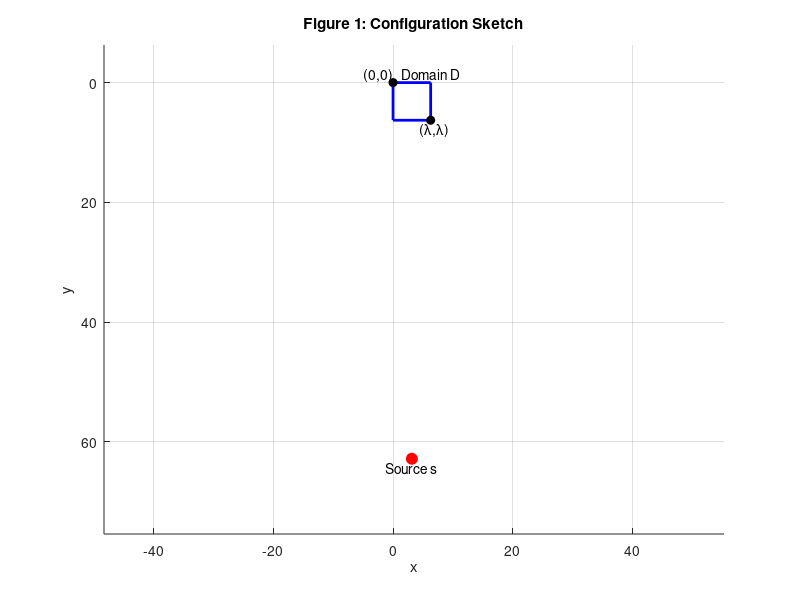
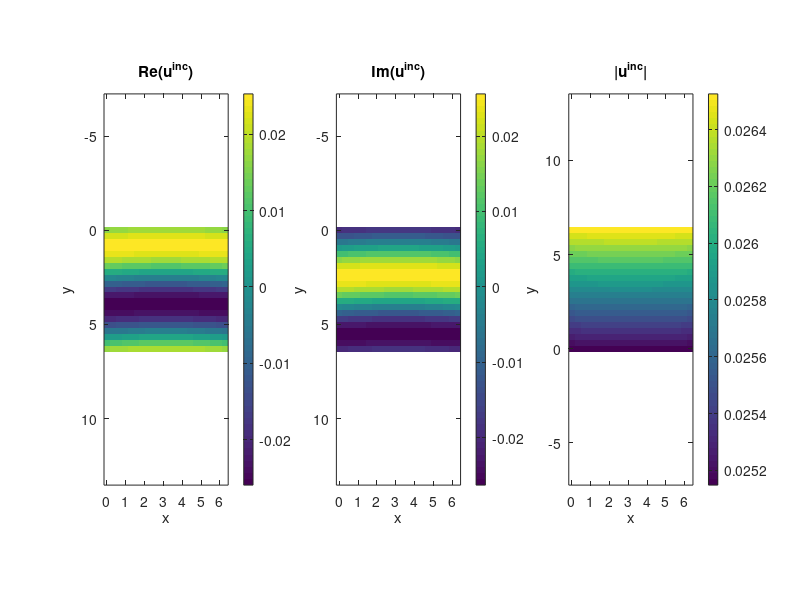
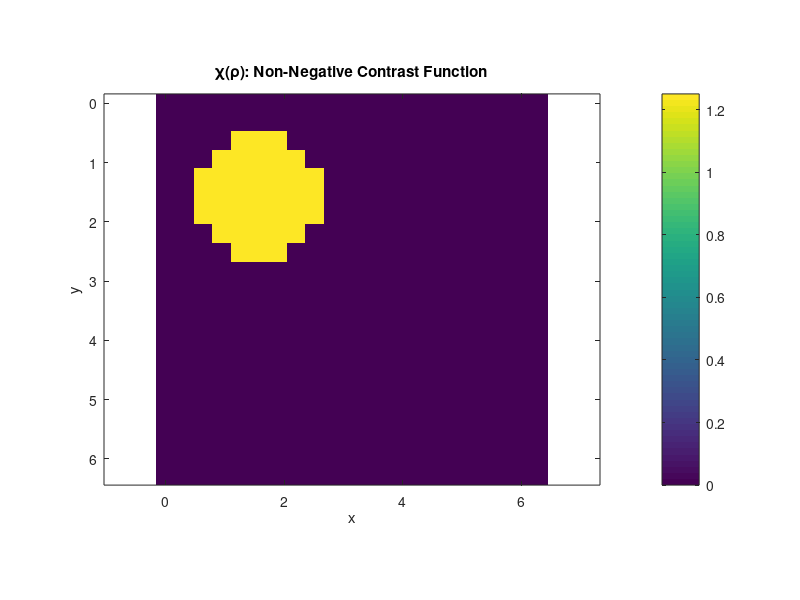
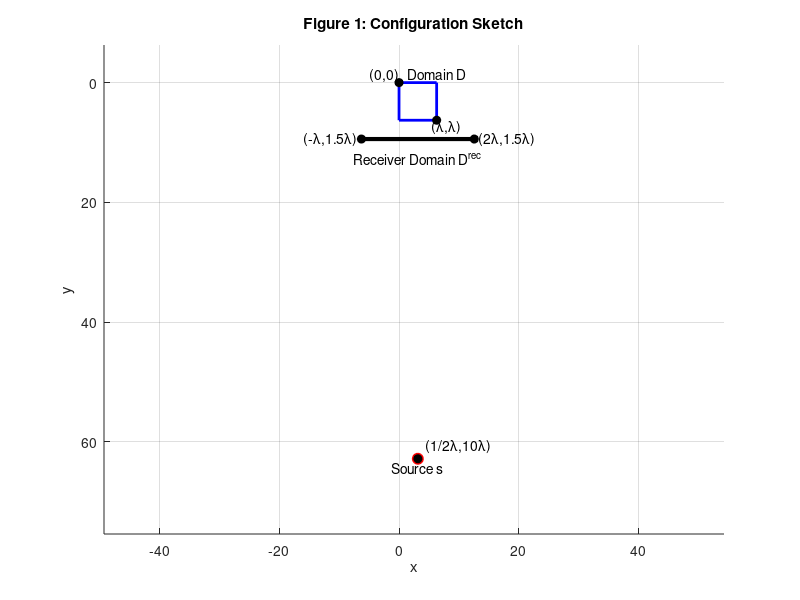

The MATLAB script that drew these images, in order: (Note: this script raises an error after producing the figures.)
%% Hankel function
z = 1 + 1i; % complex input
H = besselh(0, 2, z);
disp(H);

%% Draw object domain and the locate the source 
% STEP 2
kb = 1;
lambda = 2 * pi / kb; % wavefield of the background field

% Rectangle domain (D) corners
x1 = 0; y1 = 0; % upper left corner
x2 = lambda; y2 = lambda; % lower right corner

% Location of the source
sx = 1/2 * lambda;
sy = 10 * lambda;

% Figure
figure; hold on; axis equal;
xlabel('x'); ylabel('y');
title('Figure 1: Configuration Sketch');

% Draw rectangle D
rectangle('Position', [x1, y1, x2 - x1, y2 - y1], 'EdgeColor', 'b', 'LineWidth', 2);
text(x2, -lambda/4, 'Domain D', 'HorizontalAlignment', 'center');

% Mark origin
plot(0, 0, 'ko', 'MarkerFaceColor', 'k');
text(0, -lambda/5, '(0,0)', 'HorizontalAlignment', 'right');

% Mark right corner
plot(lambda, lambda, 'ko', 'MarkerFaceColor', 'k');
text(lambda+ lambda/2, lambda+lambda/4, '({\lambda},{\lambda})', 'HorizontalAlignment', 'right');

% Plot source location
plot(sx, sy, 'ro', 'MarkerSize', 8, 'MarkerFaceColor', 'r');
text(sx, sy + lambda/4, 'Source s', 'HorizontalAlignment', 'center');

% Optional: draw a line from source to domain
%line([sx, x2], [sy, y2], 'Color', [0.5 0.5 0.5], 'LineStyle', '--');

% Adjust axis
%xlim([-lambda, sx + lambda]);
ylim([-sy/10, sy + 2*lambda]);
set(gca, 'YDir', 'reverse');  % because y increases downward
grid on

%% STEP 5
h = lambda / 20; % Grid spacing
x = 0:h:lambda; % x coordinates (21 points)
y = 0:h:lambda; % y coordinates (21 points)
Nx = length(x);
Ny = length(y);

[X, Y] = meshgrid(x, y);   % Y increases downwards by default in images
%% STEP 6
% Compute |ro - ro_s| at each grid point
R = sqrt((X - sx).^2 + (Y - sy).^2);

% Compute the incident field (2D array) using Hankel function of the second kind, order 0
u_inc = -1j/4 * besselh(0, 2, kb * R);  % H_0^(2)(kb * R)

% Plot real, imag and absolute values
figure;

% Real part
subplot(1,3,1);
imagesc(x, y, real(u_inc));
axis equal tight;
title('Re(u^{inc})');
xlabel('x'); ylabel('y');
colorbar;

% Imaginary part
subplot(1,3,2);
imagesc(x, y, imag(u_inc));
axis equal tight;
title('Im(u^{inc})');
xlabel('x'); ylabel('y');
colorbar;

% Magnitude
subplot(1,3,3);
imagesc(x, y, abs(u_inc));
axis equal tight;
title('|u^{inc}|');
xlabel('x'); ylabel('y');
colorbar;
% Reverse y-axis to match coordinate system orientation (y increases downward)
set(gca,'YDir','normal');

%% STEP 8
% Spatially varying wavenumber field k(p)
% Define contrast domain (a circular (or a suqare) object in the center of the domain)
% xc = lambda / 2;           % center x
% yc = lambda / 2;           % center y

xc = lambda / 4;          
yc = lambda / 4;           
radius = lambda / 6;       % radius of the object
%side = lambda / 3;         % side length of the square object

% Define wavenumber field k(p)
k_object = 1.5 * kb;       % Higher wavenumber inside the object
k_field = kb * ones(Ny, Nx);  % Initialize as background

% Set k(p) > kb inside the circular object
object_mask = ((X - xc).^2 + (Y - yc).^2) <= radius^2;

%%Set k(p) > kb inside the square object
%object_mask = abs(X - xc) <= side/2 & abs(Y - yc) <= side/2;

k_field(object_mask) = k_object;

% Define non-negative contrast function chi(ro)
chi = (k_field / kb).^2 - 1;

%% STEP 8
% % Smoothly varying kb inside the object (e.g., Gaussian variation)
% % Define contrast domain (a circular (or a suqare) object in the center of the domain)
% xc = lambda / 2;           % center x
% yc = lambda / 2;           % center y
% 
% radius = lambda / 6;       % radius of the object
% 
% % Define wavenumber field k(p)
% k_field = kb * ones(Ny, Nx);  % Initialize as background
% 
% % Set k(p) > kb inside the circular object
% object_mask = ((X - xc).^2 + (Y - yc).^2) <= radius^2;
% 
% dist_from_center = sqrt((X - xc).^2 + (Y - yc).^2);
% kb_variation = 0.5 * exp(-((dist_from_center / radius).^2));  % smoothly varies from 0.5 to 0
% k_field(object_mask) = kb + kb_variation(object_mask);    % variable kb inside object
% 
% % Define non-negative contrast function chi(ro)
% chi = (k_field / kb).^2 - 1;

%% STEP 9
% Plot
figure;
imagesc(x, y, chi);
axis equal tight;
colorbar;
title('\chi(\rho): Non-Negative Contrast Function');
xlabel('x'); ylabel('y');

%% STEP 10
% Define the receiver domain D^{rec} as a line segment
figure; hold on; axis equal;
xlabel('x'); ylabel('y');
title('Figure 1: Configuration Sketch');

% Draw rectangle D
rectangle('Position', [x1, y1, x2 - x1, y2 - y1], 'EdgeColor', 'b', 'LineWidth', 2);
text(x2, -lambda/4, 'Domain D', 'HorizontalAlignment', 'center');

% Mark origin
plot(0, 0, 'ko', 'MarkerFaceColor', 'k');
text(0, -lambda/5, '(0,0)', 'HorizontalAlignment', 'right');

% Mark right corner
plot(lambda, lambda, 'ko', 'MarkerFaceColor', 'k');
text(lambda+ lambda/1.5, lambda+lambda/6, '({\lambda},{\lambda})', 'HorizontalAlignment', 'right');

% Plot source location
plot(sx, sy, 'ro', 'MarkerSize', 8, 'MarkerFaceColor', 'r');
text(sx, sy + lambda/4, 'Source s', 'HorizontalAlignment', 'center');
% Mark source location
plot(sx, sy, 'ko', 'MarkerFaceColor', 'k');
text(sx+lambda/5, sy-lambda/3, '(1/2{\lambda},10{\lambda})', 'HorizontalAlignment', 'left');

% Define the reciever domain
x_D_rec_start = -lambda; % x-coordinate of the start point of receiver domain
x_D_rec_end = 2*lambda; % x-coordinate of the end point of receiver domain
y_D_rec = 1.5*lambda; % y-coordinate of the receiver domain (does not change)
% Draw the D^{rec} in Figure 1
line([x_D_rec_start, x_D_rec_end], [y_D_rec, y_D_rec], 'Color', [0 0 0], 'LineWidth', 3);
%text(2.1*lambda, y_D_rec, 'Receiver Domain D^{rec}', 'HorizontalAlignment', 'left');
text(0.5*lambda, y_D_rec+lambda/2, 'Receiver Domain D^{rec}', 'HorizontalAlignment', 'center');
% Mark left corner
plot(-lambda, 1.5*lambda, 'ko', 'MarkerFaceColor', 'k');
text(-1.1*lambda, y_D_rec, '(-{\lambda},1.5{\lambda})', 'HorizontalAlignment', 'right');
% Mark right corner
plot(2*lambda, 1.5*lambda, 'ko', 'MarkerFaceColor', 'k');
text(2.1*lambda, y_D_rec, '(2{\lambda},1.5{\lambda})', 'HorizontalAlignment', 'left');

% Adjust axis
ylim([-sy/10, sy + 2*lambda]);
set(gca, 'YDir', 'reverse');  % because y increases downward
grid on
%% STEP 11
% Introduce grid on D^{rec}
%x_D_rec_grids = x_D_rec_start : 30*h : x_D_rec_end;
x_D_rec_grids = x_D_rec_start : 3*h : x_D_rec_end;
M = length(x_D_rec_grids);

figure; hold on; axis equal;
xlabel('x'); ylabel('y');
title('Figure 1: Configuration Sketch');

% Draw rectangle D
rectangle('Position', [x1, y1, x2 - x1, y2 - y1], 'EdgeColor', 'b', 'LineWidth', 2);
text(x2, -lambda/4, 'Domain D', 'HorizontalAlignment', 'center');

% Mark origin
plot(0, 0, 'ko', 'MarkerFaceColor', 'k');
text(0, -lambda/5, '(0,0)', 'HorizontalAlignment', 'right');

% Mark right corner
plot(lambda, lambda, 'ko', 'MarkerFaceColor', 'k');
text(lambda+ lambda/6, lambda+lambda/6, '({\lambda},{\lambda})', 'HorizontalAlignment', 'right');

% Define the reciever domain
x_D_rec_start = -lambda; % x-coordinate of the start point of receiver domain
x_D_rec_end = 2*lambda; % x-coordinate of the end point of receiver domain
y_D_rec = 1.5*lambda; % y-coordinate of the receiver domain (does not change)
% Draw the D^{rec} in Figure 1
scatter(x_D_rec_start:3*h: x_D_rec_end, y_D_rec);
%text(2.1*lambda, y_D_rec, 'Receiver Domain D^{rec}', 'HorizontalAlignment', 'left');
text(0.5*lambda, y_D_rec+lambda/4, 'Receiver Domain D^{rec}', 'HorizontalAlignment', 'center');
% Mark left corner
plot(-lambda, 1.5*lambda, 'ko', 'MarkerFaceColor', 'k');
text(-1.1*lambda, y_D_rec, '(-{\lambda},1.5{\lambda})', 'HorizontalAlignment', 'right');
% Mark right corner
plot(2*lambda, 1.5*lambda, 'ko', 'MarkerFaceColor', 'k');
text(2.1*lambda, y_D_rec, '(2{\lambda},1.5{\lambda})', 'HorizontalAlignment', 'left');

% Adjust axis
ylim([-sy/10, sy + 2*lambda]);
set(gca, 'YDir', 'reverse');  % because y increases downward
grid on
%% STEP 13
N = size(chi,1) * size(chi,2);
chi_vec = reshape(chi, [N,1]); % contrast function chi(ro) vector
%% STEP 14
% % Build the system matrix A (M x N)
% % Define voxel area and midpoint values of the grids (voxels)
% area = h^2; % area of a voxel via uniformly grid spacing
% x_midpoint = x/2;
% y_midpoint = y/2;
% 
% [X_midpoint, Y_midpoint] = meshgrid(x_midpoint, y_midpoint);  
% X_midpoint = reshape(X_midpoint, [1, N]);
% Y_midpoint = reshape(Y_midpoint, [1, N]);
% 
% Green_dist = zeros(M,N);
% for m = 1:M  
%     % Compute |ro_m - ro_n'| at each grid point, ro_m -> receiver
%     % locations, ro_n' -> midpoint locations of the voxels
%     row_Green = sqrt((x_D_rec_grids(m) - X_midpoint).^2 + (y_D_rec - Y_midpoint).^2); 
%     Green_dist(m,:) = reshape(row_Green, [1,N]);
% end
% 
% % Compute the Green function (2D array) using Hankel function of the second kind, order 0
% Green_func = -1j/4 * besselh(0, 2, kb * Green_dist);  
% 
% 
% % Compute the incident field (2D array)  distance
% u_inc_dist = sqrt((X_midpoint - sx).^2 + (Y_midpoint - sy).^2); 
% 
% % Compute the incident field (2D array) using Hankel function of the second kind, order 0
% u_inc_discritized = -1j/4 * besselh(0, 2, kb * u_inc_dist);  % H_0^(2)(kb * R)
% 
% A = area * Green_func .* u_inc_discritized;



% Build the system matrix A (M x N)
% Define voxel area and midpoint values of the grids (voxels)
area = h^2; % area of a voxel via uniformly grid spacing
x_fine = 0:(h/2):lambda;      % 41 points: spacing = lambda/40
y_fine = 0:(h/2):lambda;
x_midpoint = x_fine(1:2:end);      % take every second value → 21 points
y_midpoint = y_fine(1:2:end);

[X_midpoint, Y_midpoint] = meshgrid(x_midpoint, y_midpoint);  
Green_dist = zeros(M,N);
for m = 1:M  
    % Compute |ro_m - ro_n'| at each grid point, ro_m -> receiver
    % locations, ro_n' -> midpoint locations of the voxels
    row_Green = sqrt((x_D_rec_grids(m) - X_midpoint).^2 + (y_D_rec - Y_midpoint).^2); 
    Green_dist(m,:) = reshape(row_Green, [1,N]);
end

% Compute the Green function (2D array) using Hankel function of the second kind, order 0
Green_func = -1j/4 * besselh(0, 2, kb * Green_dist); 
% Compute G_s matrix
G_s = kb^2 *area * Green_func;
% Vectorize 2D incident field
u_inc_vec = reshape(u_inc, [N,1]);
%Compute A matrix
A = G_s * diag(u_inc_vec);

rank(A, 1e-3)
%% STEP 15

sing_vals = svd(A);

% Plot singular values
figure() 
plot(1:length(sing_vals), sing_vals, 'x', 'MarkerSize', 10, 'LineWidth', 4); 
xlabel('Index', 'FontSize', 14);
ylabel('Singular Value', 'FontSize', 14);
title('Singular Values of A', 'FontSize', 16);
%set(gca, 'FontSize', 12);
set(gca,'YScale', 'log');
grid on;

%% STEP 16
% Compute the scattered field
u_sc = A * chi_vec;

% STEP 17
% Find minimum norm solution to contrast function vector

%[U_r, S_r, V_r] = svd(A);
chi_vec_mn = pinv(A) * u_sc;

%% STEP 18
% Make an image of the minimum norm solution
chi_mn = reshape(real(chi_vec_mn), [Nx, Ny]);
chi_mn = max(chi_mn, 0);
% Plot
figure;
imagesc(x, y, chi_mn);
axis equal tight;
colorbar;
title('\chi_{mn}(\rho): Minimum Norm Contrast Function');
xlabel('x'); ylabel('y');

%% STEP 19
% Repeat for different M

% Introduce new grid on D^{rec}
h_new = 6*h ; %new uniform grid
x_D_rec_grids_new = x_D_rec_start : h_new : x_D_rec_end;
M_new = length(x_D_rec_grids_new);

% Build the system matrix A (M_new x N)
% Define voxel area and midpoint values of the grids (voxels)
area_new = h_new^2; % area of a voxel via uniformly grid spacing

Green_dist_new = zeros(M_new,N);
for m = 1:M_new  
    % Compute |ro_m - ro_n'| at each grid point, ro_m -> receiver
    % locations, ro_n' -> midpoint locations of the voxels
    row_Green = sqrt((x_D_rec_grids_new(m) - X_midpoint).^2 + (y_D_rec - Y_midpoint).^2); 
    Green_dist_new(m,:) = reshape(row_Green, [1,N]);
end

% Compute the Green function (2D array) using Hankel function of the second kind, order 0
Green_func_new = -1j/4 * besselh(0, 2, kb * Green_dist_new);  

%A_new = area_new * Green_func_new .* u_inc_discritized; %u_inc_discritized does not depend on number of measurements (M)

G_s_new = kb^2 * area_new * Green_func_new;

A_new = G_s_new * diag(u_inc_vec); % u_inc_vec remains the same (independt of number of measurements)

rank(A_new, 1e-3)

sing_vals_new = svd(A_new);

% Plot singular values
figure()
plot(1:length(sing_vals_new), sing_vals_new, 'x', 'MarkerSize', 10, 'LineWidth', 4); 
xlabel('Index', 'FontSize', 14);
ylabel('Singular Value', 'FontSize', 14);
title('Singular Values of A', 'FontSize', 16);
%set(gca, 'FontSize', 12);
set(gca,'YScale', 'log');
grid on;

% Compute the scattered field
u_sc_new = A_new * chi_vec;


% Find minimum norm solution to contrast function vector
chi_vec_mn_new = pinv(A_new) * u_sc_new;

chi_mn_new = reshape(real(chi_vec_mn_new), [Nx, Ny]);
chi_mn_new = max(chi_mn_new, 0);
% Plot
figure;
imagesc(x, y, chi_mn_new);
axis equal tight;
colorbar;
title('\chi_{mn}(\rho): Minimum Norm Contrast Function');
xlabel('x'); ylabel('y');


%% STEP 20
% Add noise
%noise = rand(size(u_sc));
SNR_dB = 20; % e.g., 20 dB SNR
signal_power = norm(u_sc)^2 / length(u_sc);
noise_power = signal_power / (10^(SNR_dB/10));
noise = sqrt(noise_power/2) * (randn(size(u_sc))+ 1i* rand(size(u_sc)));  % Gaussian noise
u_sc_noisy = u_sc + noise;

chi_vec_mn_noisy = pinv(A) * u_sc_noisy;

chi_mn_noisy = reshape(real(chi_vec_mn_noisy), [Nx, Ny]);
chi_mn_noisy = max(chi_mn_noisy, 0);
% Plot
figure;
imagesc(x, y, chi_mn_noisy);
axis equal tight;
colorbar;
title('\chi_{mn}(\rho): Minimum Norm Contrast Function From Noisy Incident Field');
xlabel('x'); ylabel('y');

% Repeat for different M
%noise_new = rand(size(u_sc_new));
signal_power_new = norm(u_sc_new)^2 / length(u_sc_new);
noise_power_new = signal_power_new / (10^(SNR_dB/10));
noise_new = sqrt(noise_power_new/2) * (randn(size(u_sc_new)) + 1i*randn(size(u_sc_new)));  % Gaussian noise
u_sc_new_noisy = u_sc_new + noise_new;

chi_vec_mn_new_noisy = pinv(A_new) * u_sc_new_noisy;

chi_mn_new_noisy = reshape(real(chi_vec_mn_new_noisy), [Nx, Ny]);
chi_mn_new_noisy = max(chi_mn_new_noisy, 0);
% Plot
figure;
imagesc(x, y, chi_mn_new_noisy);
axis equal tight;
colorbar;
title('\chi_{mn}(\rho): Minimum Norm Contrast Function From Noisy Incident Field');
xlabel('x'); ylabel('y');

%%

SNR_db_all = 0:4:60; % signal-to-noise ratio in dB
num_runs = 1000;

error_runs = zeros(length(SNR_db_all), num_runs);
error_runs_new = zeros(length(SNR_db_all), num_runs);
for idx = 1:length(SNR_db_all)
    SNR_db = SNR_db_all(idx);
    fprintf('Running SNR = %d dB\n', SNR_db);
    for run = 1:num_runs

        signal_power = norm(u_sc)^2 / length(u_sc);
        noise_power = signal_power / (10^(SNR_dB/10));
        noise = sqrt(noise_power/2) * (randn(size(u_sc))+ 1i* rand(size(u_sc)));  % Gaussian noise
        u_sc_noisy = u_sc + noise;
        % Compute minimum norm solution
        chi_vec_mn_noisy = pinv(A) * u_sc_noisy;
        % Reshape into matrix
        chi_mn_noisy = reshape(real(chi_vec_mn_noisy), [Nx, Ny]);
        chi_mn_noisy = max(chi_mn_noisy, 0);
        error = norm(chi-chi_mn_noisy, 'fro');
        
        % Repeat for different M
        signal_power_new = norm(u_sc_new)^2 / length(u_sc_new);
        noise_power_new = signal_power_new / (10^(SNR_dB/10));
        noise_new = sqrt(noise_power_new/2) * (randn(size(u_sc_new)) + 1i*randn(size(u_sc_new)));  % Gaussian noise
        u_sc_new_noisy = u_sc_new + noise_new;
        % Compute minimum norm solution
        chi_vec_mn_new_noisy = pinv(A_new) * u_sc_new_noisy;
        % Reshape into matrix
        chi_mn_new_noisy = reshape(real(chi_vec_mn_new_noisy), [Nx, Ny]);
        chi_mn_new_noisy = max(chi_mn_new_noisy, 0);
        error_new = norm(chi-chi_mn_new_noisy, 'fro');
        % Store computed errors
        error_runs(idx, run) = error;
        error_runs_new(idx, run) = error_new;
    end
end

mean_error = mean(error_runs, 2);         % size: [length(SNR_db_all), 1]
mean_error_new = mean(error_runs_new, 2);

% Plotting
figure;
plot(SNR_db_all, mean_error, '-o', 'LineWidth', 2, 'DisplayName', 'Original A');
hold on;
plot(SNR_db_all, mean_error_new, '-s', 'LineWidth', 2, 'DisplayName', 'Modified A');
grid on;
xlabel('SNR (dB)');
ylabel('Mean Reconstruction Error (Frobenius norm)');
title('Reconstruction Error vs. SNR');
legend('Location', 'northeast');